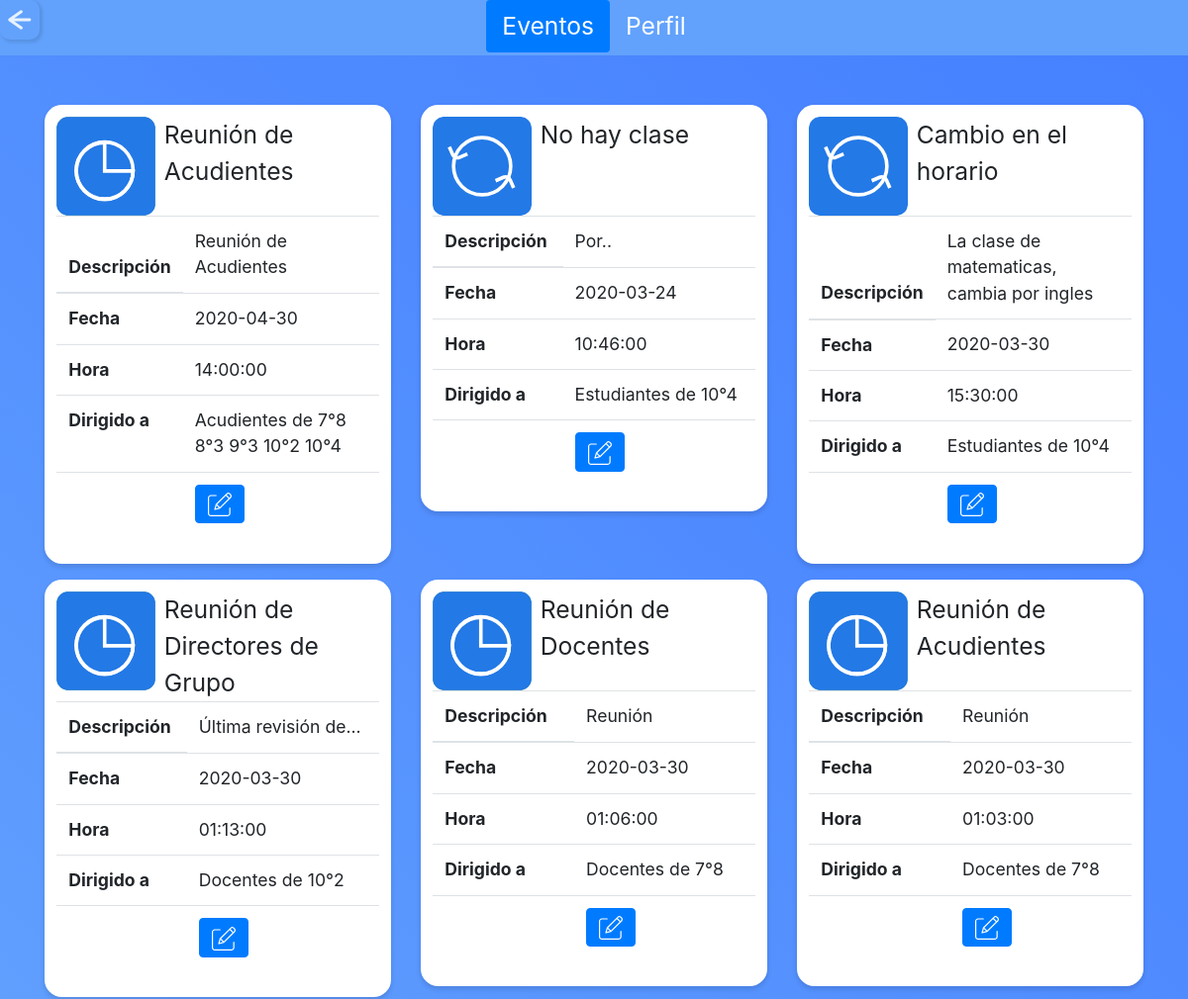
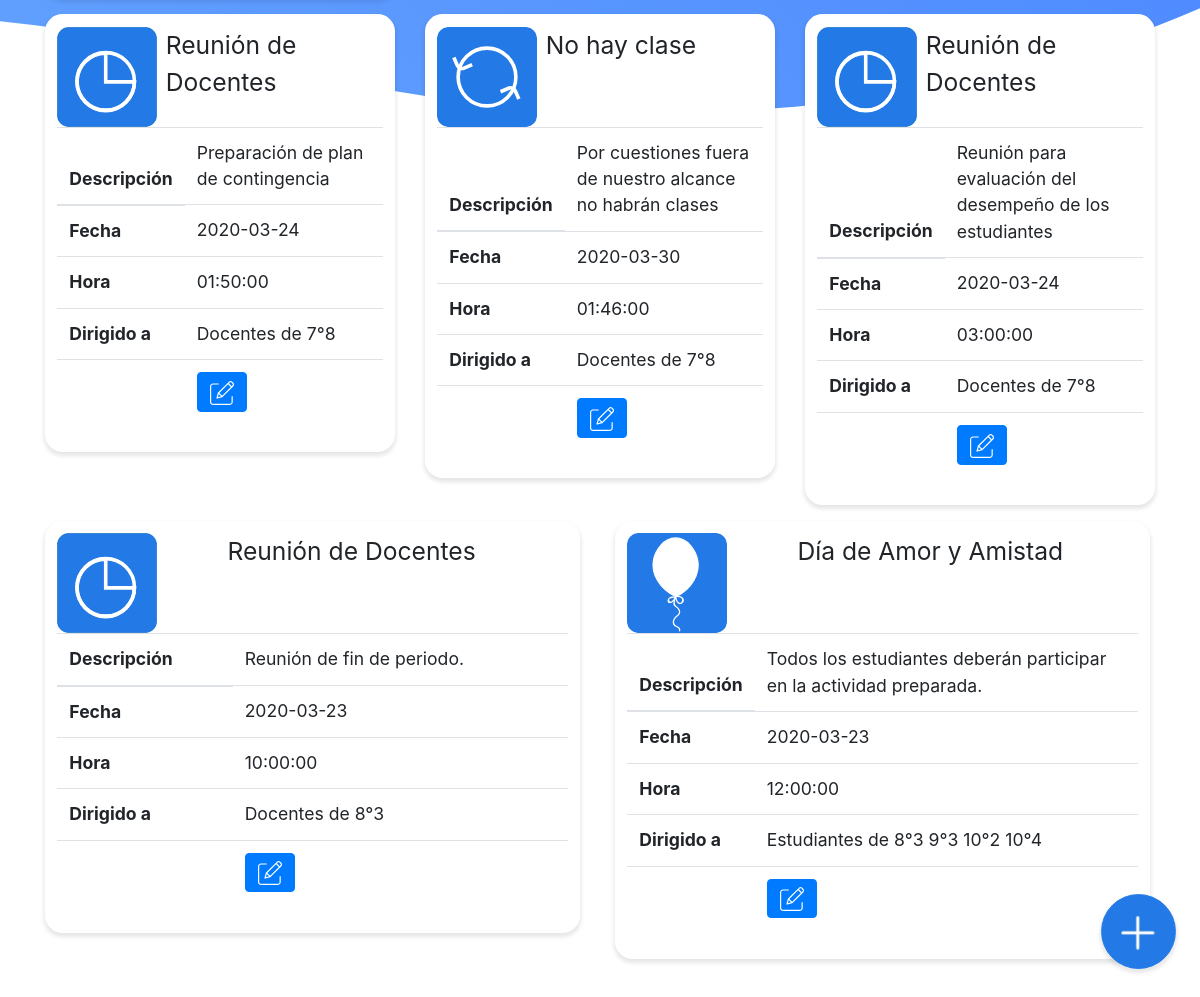
The app's page /moderador/eventos_mod.php (signed in) with its own data (2 pictures, top to bottom).
### tables this page shows
CREATE TABLE `tbl_evento` (
  `id_evento` int(11) NOT NULL,
  `titulo_e` varchar(30) NOT NULL,
  `descripcion_e` text NOT NULL,
  `estado_e` varchar(10) NOT NULL,
  `id_tipo` varchar(40) NOT NULL,
  `id_fecha` varchar(40) NOT NULL,
  `id_horas` varchar(40) NOT NULL,
  `id_administrador` varchar(10) NOT NULL,
  `id_moderador` varchar(10) NOT NULL,
  `fecha_creacion_evento` datetime NOT NULL
);

CREATE TABLE `tbl_fecha_evento` (
  `id_fecha` varchar(40) NOT NULL,
  `fecha_publicacion` date NOT NULL,
  `fecha_evento` date NOT NULL,
  `fecha_eliminacion` date NOT NULL,
  `fecha_creacion` datetime NOT NULL
);

CREATE TABLE `tbl_hora_evento` (
  `id_horas` varchar(40) NOT NULL,
  `hora_publicacion` time NOT NULL,
  `hora_evento` time NOT NULL,
  `hora_eliminacion` time NOT NULL,
  `fecha_creacion_hora` datetime NOT NULL
);

CREATE TABLE `tbl_eventoxgrupo` (
  `id_evento` int(11) NOT NULL,
  `codigo_g` varchar(10) NOT NULL,
  `estudiante` int(11) NOT NULL,
  `acudiente` int(11) NOT NULL,
  `docente` int(11) NOT NULL
);

CREATE TABLE `tbl_grupo` (
  `codigo_g` varchar(10) NOT NULL,
  `grado_g` int(11) NOT NULL,
  `grupo_g` varchar(3) NOT NULL,
  `id_jornada` varchar(3) NOT NULL
);

### moderador/eventos_mod.php (the view, shortened to what this page needs)
<?php
  include "../php/conexion.php";
  include "../php/variables.php";
?>
<!doctype html>
<html>
  <head>
  <?php
    $title="Moderador | SchoolTime";
    echo Links($title);
    ?>
  </head>
  <body >
<?php
    $titulo="eventos";
    echo EventosModerador($titulo);
    ?>
    <br>
    <br>
    <br>
    <br>
    <div class="container">
      <div class="row">
  <?php
	$query="SELECT * FROM tbl_evento order by id_evento desc";
	$resultado=$conexion->query($query);
	while ($row=$resultado->fetch_assoc()){
    $id_evento_actual = $row['id_evento'];
  ?>
  <div class="col-sm">
            <div class="card evento" onclick="lig(4)">
    <div class="row no-gutters">
      <div class="col-md-4">
        <?php if($row['id_tipo']=="00B"){
          ?>
          <img class="tipo-evento" src="../svg/cambio.svg">
          <?php
        }elseif($row['id_tipo']=="00C"){
          ?>
          <img class="tipo-evento" src="../svg/reunion.svg">
          <?php
        }else{
          ?>
          <img class="tipo-evento" src="../svg/fiesta.svg">
<?php
        }?>
      </div>
      <div class="col-md-8">
          <div class=" titulo_perfil large"><?php echo $row['titulo_e']?></div>
    </div>
  </div>
  <table class="table">
  <thead>
    <tr>
      <th  scope="col">Descripción</th>
      <td class="st_ryde"><?php echo $row['descripcion_e']?></td>
    </tr>
  </thead>
  <tbody>
    <tr>
    <th scope="col">Fecha</th>
    <?php
    $consultaFecha="SELECT * FROM tbl_evento as evento INNER JOIN tbl_fecha_evento as fecha ON evento.id_fecha=fecha.id_fecha where evento.id_evento='$id_evento_actual'";
	$result=$conexion->query($consultaFecha);
	while ($rowF=$result->fetch_assoc()){
  ?>
     <td class="st_ryde"><?php echo $rowF['fecha_evento']?></td>
     <?php
     }
     ?>
    </tr>
    <tr>
    <th scope="col">Hora</th>
    <?php
    $consultaFecha="SELECT * FROM tbl_evento as evento INNER JOIN tbl_hora_evento as hora ON evento.id_horas=hora.id_horas  where evento.id_evento='$id_evento_actual'";
	$result=$conexion->query($consultaFecha);
	while ($rowH=$result->fetch_assoc()){
  ?>
    <td class="st_ryde"><?php echo $rowH['hora_evento']?></td>
    <?php
  }
    ?>
</tr>
<tr>
    <th scope="col">Dirigido a</th>
    <td class="st_ryde">
    <?php
    $consultaDirigido="SELECT * FROM tbl_eventoxgrupo as exg INNER JOIN tbl_evento as evento ON exg.id_evento=evento.id_evento INNER JOIN tbl_grupo as grupo ON exg.codigo_g=grupo.codigo_g WHERE exg.id_evento='$id_evento_actual' ORDER BY grupo.grado_g";
  $resulta=$conexion->query($consultaDirigido);
  $count=1;
	while ($rowD=$resulta->fetch_assoc()){
    ?>
    <?php
    if($rowD['grado_g']!=null){
      if($count==1){
        if($rowD['estudiante'] == "1"){
          echo " Estudiantes ";
        }
        if($rowD['acudiente'] == "1"){
          echo " Acudientes ";
        }
        if($rowD['docente'] == "1"){
          echo " Docentes ";
        }
        echo " de ";
      }
      $count++;
      echo $rowD['grado_g']."°".$rowD['grupo_g'];
    }elseif($rowD['codigo_g']=="DOCENTES"){
      echo "Docentes sin dirección.";
    }
    ?>
     <?php
     }
     ?>
  </td>
</tr>
<tr>
<td >
</td>
<td >
<button type="button" class="btn btn-primary btn_icon edit2 ">
  <a href="actualizar_evento_mod.php?id=<?php echo $row['id_evento']?>" style="color: white; text-decoration: none;">
  <img class="icon" src="../svg/edit.svg"></a></button>
  </td >
</tr>
  </tbody>
</table>
</div>
</div>
<?php
  }
?>
</div>
</div>
 <center>
  <div class="form-check form-check-inline">
  <input class="btn_ok large" type="button" onclick="window.location.href = 'nuevo_evento_mod.php';" value="Nuevo Evento">
  </div>
  </center>
  </body>
</html>

### css/style.css (style rules this page uses)
* { padding: 0; margin: 0; }
body { background: url(../svg/back_one.svg) no-repeat center center fixed; background-size: cover; font-size: 110%; }
.icon { width:100%; }
.btn_icon { max-width:50px; right: 20px; }
.btn_ok { position: fixed; bottom: 0; right: 1.5rem; display: inline-block; font-weight: 400; color: transparent; -webkit-user-select: none; -moz-user-select: none; -ms-user-select: none; user-select: none; width: 75px; height: 75px; box-shadow: 0px 3px 4px 1px rgba(0, 0, 0, 0.1); background-color: c; background: url(../iconos/nuevo_env.png) no-repeat center center; background-size: 100%; border: 1px solid #2379E6; padding: 0.375rem 0.75rem; margin-bottom: 2rem; line-height: 1.5; border-radius: 3rem; margin-left: -1.5rem; transition: width .7s; }
input { background-color: white; width: 80px; height: 80px; border-radius: 10px; border-color: transparent; color: transparent; box-shadow: 2px 2px 3px 1px rgba(0, 0, 0, 0.1); }
.large { font-size: 140%; }
.evento { max-width: 535px; padding: 0.7em; border: 0px solid #CCC; box-shadow: 0px 3px 4px 1px rgba(0, 0, 0, 0.1); border-radius: 1em; background-color: white; flex: 0 0 66.666667%; margin-bottom: 1rem; }
.tipo-evento { background-color: white; width: 100px; height: 100px; border-radius: 10px; border-color: #F2F2F2; color: transparent; }
.edit2 { right: 80px; }

### records on screen
tbl_evento: titulo_e "Reunión de Acudientes", descripcion_e "Reunión de Acudientes", id_fecha.fecha_evento "2020-04-30", id_horas.hora_evento "14:00:00"
tbl_eventoxgrupo: acudiente "Acudientes", shows "de", codigo_g.grado_g "7", codigo_g.grupo_g "8"
tbl_eventoxgrupo: codigo_g.grado_g "8", codigo_g.grupo_g "3"
tbl_eventoxgrupo: codigo_g.grado_g "9", codigo_g.grupo_g "3"
tbl_eventoxgrupo: codigo_g.grado_g "10", codigo_g.grupo_g "2"
tbl_eventoxgrupo: codigo_g.grado_g "10", codigo_g.grupo_g "4"
tbl_evento: titulo_e "No hay clase", descripcion_e "Por..", id_fecha.fecha_evento "2020-03-24", id_horas.hora_evento "10:46:00"
tbl_eventoxgrupo: estudiante "Estudiantes", shows "de", codigo_g.grado_g "10", codigo_g.grupo_g "4"
tbl_evento: titulo_e "Cambio en el horario", descripcion_e "La clase de matematicas, cambia por ingles", id_fecha.fecha_evento "2020-03-30", id_horas.hora_evento "15:30:00"
tbl_eventoxgrupo: estudiante "Estudiantes", shows "de", codigo_g.grado_g "10", codigo_g.grupo_g "4"
tbl_evento: titulo_e "Reunión de Directores de Grupo", descripcion_e "Última revisión de...", id_fecha.fecha_evento "2020-03-30", id_horas.hora_evento "01:13:00"
tbl_eventoxgrupo: docente "Docentes", shows "de", codigo_g.grado_g "10", codigo_g.grupo_g "2"
tbl_evento: titulo_e "Reunión de Docentes", descripcion_e "Reunión", id_fecha.fecha_evento "2020-03-30", id_horas.hora_evento "01:06:00"
tbl_eventoxgrupo: docente "Docentes", shows "de", codigo_g.grado_g "7", codigo_g.grupo_g "8"
tbl_evento: titulo_e "Reunión de Acudientes", descripcion_e "Reunión", id_fecha.fecha_evento "2020-03-30", id_horas.hora_evento "01:03:00"
tbl_eventoxgrupo: docente "Docentes", shows "de", codigo_g.grado_g "7", codigo_g.grupo_g "8"
tbl_evento: titulo_e "Reunión de Docentes", descripcion_e "Preparación de plan de contingencia", id_fecha.fecha_evento "2020-03-24", id_horas.hora_evento "01:50:00"
tbl_eventoxgrupo: docente "Docentes", shows "de", codigo_g.grado_g "7", codigo_g.grupo_g "8"
tbl_evento: titulo_e "No hay clase", descripcion_e "Por cuestiones fuera de nuestro alcance no habrán clases", id_fecha.fecha_evento "2020-03-30", id_horas.hora_evento "01:46:00"
tbl_eventoxgrupo: docente "Docentes", shows "de", codigo_g.grado_g "7", codigo_g.grupo_g "8"
tbl_evento: titulo_e "Reunión de Docentes", descripcion_e "Reunión para evaluación del desempeño de los estudiantes", id_fecha.fecha_evento "2020-03-24", id_horas.hora_evento "03:00:00"
tbl_eventoxgrupo: docente "Docentes", shows "de", codigo_g.grado_g "7", codigo_g.grupo_g "8"
tbl_evento: titulo_e "Reunión de Docentes", descripcion_e "Reunión de fin de periodo.", id_fecha.fecha_evento "2020-03-23", id_horas.hora_evento "10:00:00"
tbl_eventoxgrupo: docente "Docentes", shows "de", codigo_g.grado_g "8", codigo_g.grupo_g "3"
tbl_evento: titulo_e "Día de Amor y Amistad", descripcion_e "Todos los estudiantes deberán participar en la actividad preparada.", id_fecha.fecha_evento "2020-03-23", id_horas.hora_evento "12:00:00"
tbl_eventoxgrupo: estudiante "Estudiantes", shows "de", codigo_g.grado_g "8", codigo_g.grupo_g "3"
tbl_eventoxgrupo: codigo_g.grado_g "9", codigo_g.grupo_g "3"
tbl_eventoxgrupo: codigo_g.grado_g "10", codigo_g.grupo_g "2"
tbl_eventoxgrupo: codigo_g.grado_g "10", codigo_g.grupo_g "4"
